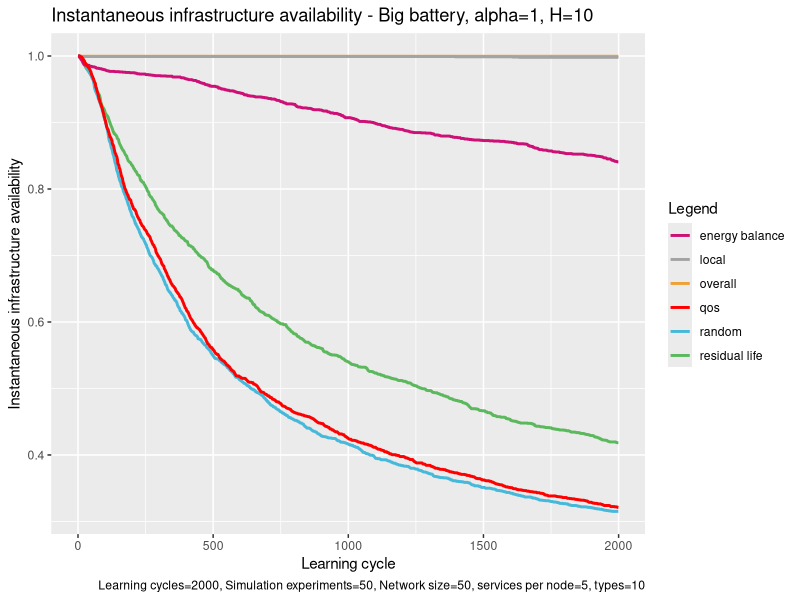

This figure's R source:
# execute all lines: ctrl + shift + enter

library(ggplot2)

# set working directory here
setwd(dirname(rstudioapi::getSourceEditorContext()$path))

overall <- read.table("exp_assembly_overall_energy_template.txt", 
                      header = F,
                      sep = " ",
                      col.names= c("overallx", "overally")
)

random <- read.table("exp_assembly_random.txt", 
                     header = F,
                     sep = " ",
                     col.names= c("randomx", "randomy")
)

res <- read.table("exp_assembly_residual_life_template.txt", 
                  header = F,
                  sep = " ",
                  col.names= c("resx","resy")
)

local <- read.table("exp_assembly_local_energy_template.txt", 
                    header = F,
                    sep = " ",
                    col.names= c("locx","locy")
)

learning <- read.table("exp_assembly_energyAware.txt", 
                          header = F,
                          sep = " ",
                          col.names= c("enx","eny")
)

qos <- read.table("exp_assembly_QoS.txt", 
                       header = F,
                       sep = " ",
                       col.names= c("qosx","qosy")
)


overall_x <- overall$overallx
overall_y <- overall$overally

random_y <- random$randomy
res_y <- res$resy
local_y <- local$locy
energyAware_y <- learning$eny
qos_y <- qos$qosy

head(overall)

colors <- c("overall" = "#EEA236", "residual life" = "#5CB85C", "random" = "#46B8DA", "local"="gray64", "energy balance"="deeppink3", "qos"="#FF0000")

ggplot(data=local, aes(x=overall_x, col = group)) + 
  
  geom_line(aes(y = overall_y, color = "overall"), size = 1) +
  geom_line(aes(y = res_y, color = "residual life"), size = 1) +
  geom_line(aes(y = random_y, color = "random"), size = 1) +
  geom_line(aes(y = local_y, color = "local"), size = 1) +
  geom_line(aes(y = energyAware_y, color = "energy balance"), size = 1) +
  geom_line(aes(y = qos_y, color = "qos"), size = 1) +
  
  labs(x = "Learning cycle",
       y = "Instantaneous infrastructure availability",
       color = "Legend",
       title = "Instantaneous infrastructure availability - Big battery, alpha=1, H=10", 
       caption = "Learning cycles=2000, Simulation experiments=50, Network size=50, services per node=5, types=10") +
  
  scale_color_manual(values = colors)
